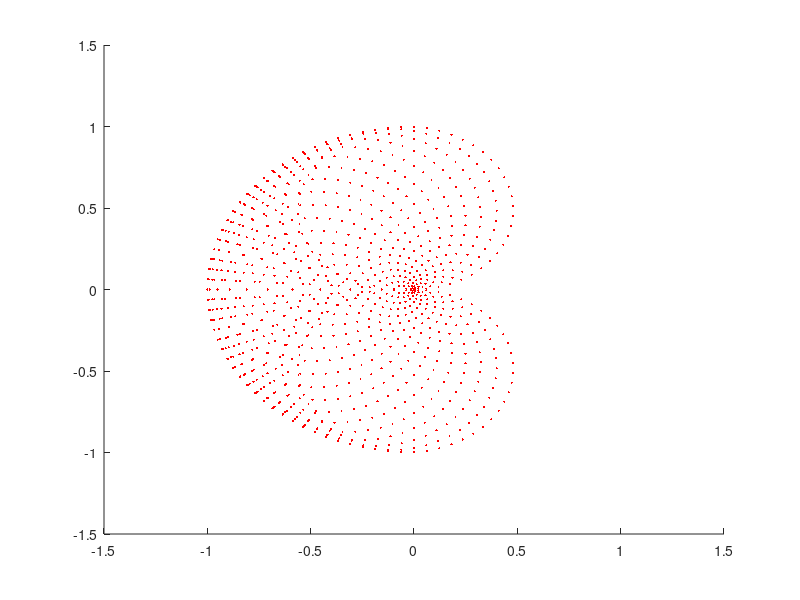

Reproduce this figure in MATLAB.
load rotation_data.mat

figure(1); hold on; xlim([-1.5, 1.5]); ylim([-1.5, 1.5]);

for idx = 1:size(data, 1)
    pt_nxt = plot(data(idx, 1), data(idx, 2), 'r.', 'MarkerSize', 5);
    drawnow
end
